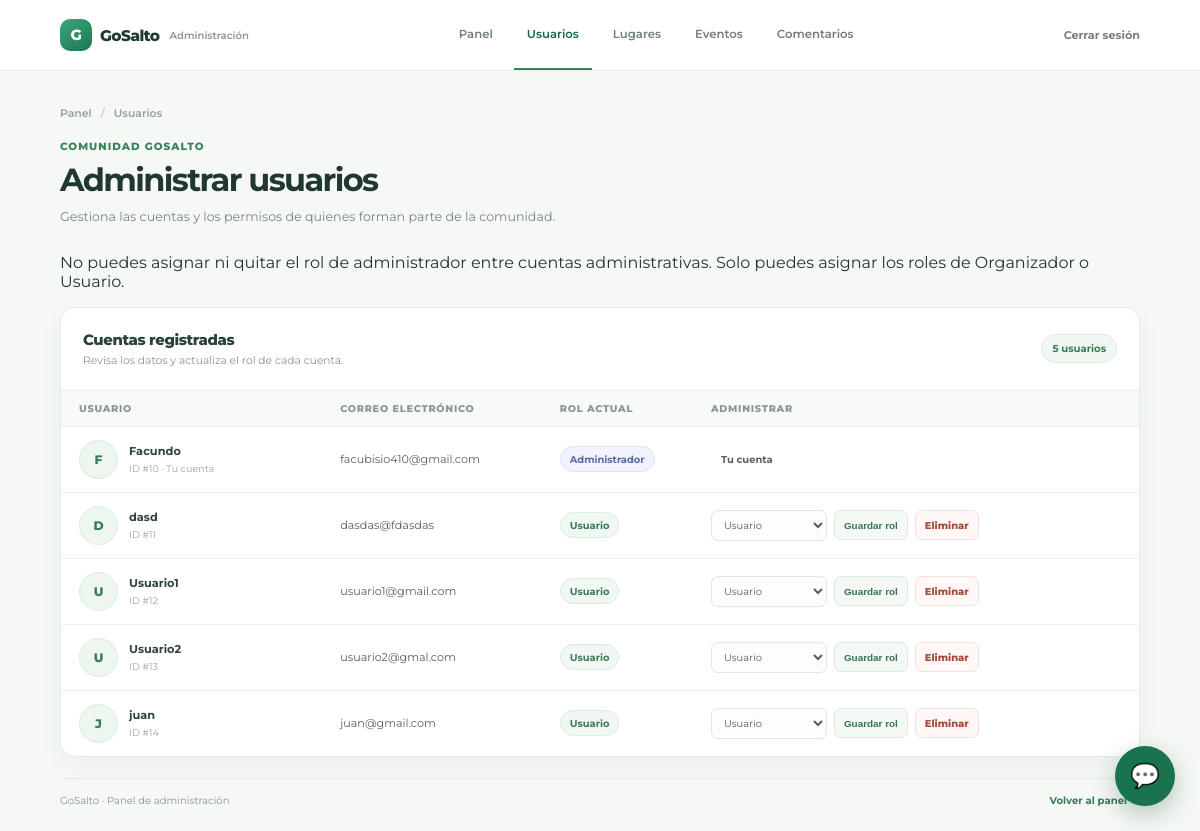
The page /pages/admin/usuarios.php?error=rol_no_valido (signed in) on the database its author committed.
### tables this page shows
CREATE TABLE `usuario` (
  `ID_USUARIO` int(11) NOT NULL,
  `ID_ROL` int(11) NOT NULL,
  `NOMBRE` varchar(100) NOT NULL,
  `CONTRASENA` varchar(255) NOT NULL,
  `CORREO` varchar(150) NOT NULL
);

CREATE TABLE `rol` (
  `ID_ROL` int(11) NOT NULL,
  `NOMBRE` varchar(50) NOT NULL
);

### pages/admin/usuarios.php (the view, shortened to what this page needs)
<?php
require_once("../../conexion.php");
$sql = "SELECT usuario.id_usuario,
               usuario.id_rol,
               usuario.nombre,
               usuario.correo,
               rol.nombre AS rol
        FROM usuario
        INNER JOIN rol
        ON usuario.id_rol = rol.id_rol
        ORDER BY usuario.id_usuario";
$resultado = $conexion->query($sql);
$cantidadUsuarios = (int) $resultado->num_rows;
$idAdministradorActual = (int) $_SESSION["id_usuario"];
$errorRol = ($_GET["error"] ?? "") === "rol_protegido" || ($_GET["error"] ?? "") === "rol_no_valido";
?>
<!DOCTYPE html>
<html lang="es">
<head>
    <link rel="stylesheet" href="../../assets/css/admin-panel.css?v=2">
    <link rel="stylesheet" href="../../assets/css/admin-crud.css?v=3">
</head>
<body>
<div class="admin-crud">
    <header class="admin-crud-nav">
        <a class="admin-crud-marca" href="../../index.php"><span>G</span> GoSalto <small>Administración</small></a>
        <nav aria-label="Administración">
            <a href="panel.php">Panel</a>
            <a href="usuarios.php" aria-current="page">Usuarios</a>
            <a href="lugares.php">Lugares</a>
            <a href="eventos.php">Eventos</a>
            <a href="comentarios.php">Comentarios</a>
        </nav>
        <a class="admin-crud-salir" href="../logout.php">Cerrar sesión</a>
    </header>
    <main class="admin-crud-contenido">
        <div class="admin-crud-migas"><a href="panel.php">Panel</a><span>/</span><span>Usuarios</span></div>
        <section class="admin-crud-encabezado">
            <div>
                <p class="admin-crud-etiqueta">Comunidad GoSalto</p>
                <h1>Administrar usuarios</h1>
                <p>Gestiona las cuentas y los permisos de quienes forman parte de la comunidad.</p>
            </div>
        </section>
        <?php if ($errorRol) { ?>
            <div class="auth-error" role="alert" style="margin: 0 0 1rem;">
                No puedes asignar ni quitar el rol de administrador entre cuentas administrativas. Solo puedes asignar los roles de Organizador o Usuario.
            </div>
        <?php } ?>
        <section class="admin-crud-tabla-card" aria-labelledby="titulo-listado">
            <div class="admin-crud-tabla-encabezado">
                <div>
                    <h2 id="titulo-listado">Cuentas registradas</h2>
                    <p>Revisa los datos y actualiza el rol de cada cuenta.</p>
                </div>
                <span class="admin-crud-total"><?= number_format($cantidadUsuarios, 0, ",", ".") ?> usuarios</span>
            </div>
            <div class="admin-crud-tabla-scroll">
                <table class="admin-crud-tabla admin-crud-tabla--usuarios">
                    <thead>
                        <tr>
                            <th scope="col">Usuario</th>
                            <th scope="col">Correo electrónico</th>
                            <th scope="col">Rol actual</th>
                            <th scope="col">Administrar</th>
                        </tr>
                    </thead>
                    <tbody>
                        <?php if ($cantidadUsuarios === 0): ?>
                            <tr><td class="admin-crud-vacio" colspan="4">Todavía no hay usuarios registrados.</td></tr>
                        <?php else: ?>
                            <?php while ($fila = $resultado->fetch_assoc()): ?>
                                <?php
                                $idUsuario = (int) $fila["id_usuario"];
                                $esUsuarioActual = $idUsuario === $idAdministradorActual;
                                $rolActual = (int) $fila["id_rol"];
                                $esAdministrador = $rolActual === 1;
                                $permiteEditarRol = !$esUsuarioActual && !$esAdministrador;
                                $claseRol = "usuario";
                                if ($rolActual === 1) {
                                    $claseRol = "administrador";
                                } elseif ($rolActual === 2) {
                                    $claseRol = "organizador";
                                }
                                ?>
                                <tr>
                                    <td>
                                        <div class="admin-crud-cuenta">
                                            <span class="admin-crud-avatar" aria-hidden="true"><?= htmlspecialchars(mb_strtoupper(mb_substr($fila["nombre"], 0, 1, "UTF-8"), "UTF-8"), ENT_QUOTES, "UTF-8") ?></span>
                                            <span><strong><?= htmlspecialchars($fila["nombre"], ENT_QUOTES, "UTF-8") ?></strong><small>ID #<?= $idUsuario ?><?= $esUsuarioActual ? " · Tu cuenta" : "" ?></small></span>
                                        </div>
                                    </td>
                                    <td class="admin-crud-correo"><?= htmlspecialchars($fila["correo"], ENT_QUOTES, "UTF-8") ?></td>
                                    <td><span class="admin-crud-rol <?= $claseRol ?>"><?= htmlspecialchars($fila["rol"], ENT_QUOTES, "UTF-8") ?></span></td>
                                    <td>
                                        <div class="admin-crud-acciones admin-crud-acciones--usuario">
                                            <?php if ($permiteEditarRol): ?>
                                                <form class="admin-crud-rol-form" action="cambiar_rol.php" method="POST">
                                                    <select id="rol-<?= $idUsuario ?>" name="id_rol" aria-label="Rol para <?= htmlspecialchars($fila["nombre"], ENT_QUOTES, "UTF-8") ?>">
                                                        <option value="3" <?= $rolActual === 3 ? "selected" : "" ?>>Usuario</option>
                                                    </select>
                                                    <button class="admin-crud-accion editar" type="submit">Guardar rol</button>
                                                </form>
                                            <?php else: ?>
                                                <span class="admin-crud-rol admin-crud-rol--protegido"><?= $esUsuarioActual ? "Tu cuenta" : "Protegido" ?></span>
                                            <?php endif; ?>
                                            <?php if (!$esUsuarioActual && !$esAdministrador): ?>
                                                <a class="admin-crud-accion eliminar" href="eliminar_usuario.php?id=<?= $idUsuario ?>" onclick="return confirm('¿Seguro que quieres eliminar a <?= htmlspecialchars($fila["nombre"], ENT_QUOTES, "UTF-8") ?>?')">Eliminar</a>
                                            <?php endif; ?>
                                        </div>
                                    </td>
                                </tr>
                            <?php endwhile; ?>
                        <?php endif; ?>
                    </tbody>
                </table>
            </div>
        </section>
        <footer class="admin-crud-pie"><span>GoSalto <span aria-hidden="true">·</span> Panel de administración</span><a href="panel.php">Volver al panel <span aria-hidden="true">→</span></a></footer>
    </main>
</div>
<?php include("../../includes/chat-widget.php"); ?>
</body>
</html>

### assets/css/admin-panel.css (style rules this page uses)
:root { color-scheme: light; --panel-ink: #20392e; --panel-muted: #75847b; --panel-green: #1c7652; --panel-border: #e6ece7; --panel-surface: #ffffff; --panel-background: #f5f8f5; }
* { box-sizing: border-box; }
body { min-width: 320px; min-height: 100vh; margin: 0; background: var(--panel-background); color: var(--panel-ink); font-family: "Montserrat", sans-serif; -webkit-font-smoothing: antialiased; }
a { color: inherit; text-decoration: none; }

### rows shown on the page
usuario: NOMBRE "F", NOMBRE "Facundo", ID_USUARIO "10", shows "· Tu cuenta", CORREO "facubisio410@gmail.com", ID_ROL.NOMBRE "Administrador"
usuario: NOMBRE "D", NOMBRE "dasd", ID_USUARIO "11", CORREO "dasdas@fdasdas", ID_ROL.NOMBRE "Usuario", id_rol "Usuario"
usuario: NOMBRE "U", NOMBRE "Usuario1", ID_USUARIO "12", CORREO "usuario1@gmail.com", ID_ROL.NOMBRE "Usuario", id_rol "Usuario"
usuario: NOMBRE "U", NOMBRE "Usuario2", ID_USUARIO "13", CORREO "usuario2@gmal.com", ID_ROL.NOMBRE "Usuario", id_rol "Usuario"
usuario: NOMBRE "J", NOMBRE "juan", ID_USUARIO "14", CORREO "juan@gmail.com", ID_ROL.NOMBRE "Usuario", id_rol "Usuario"

### other values the page prints
$cantidadUsuarios "5"
